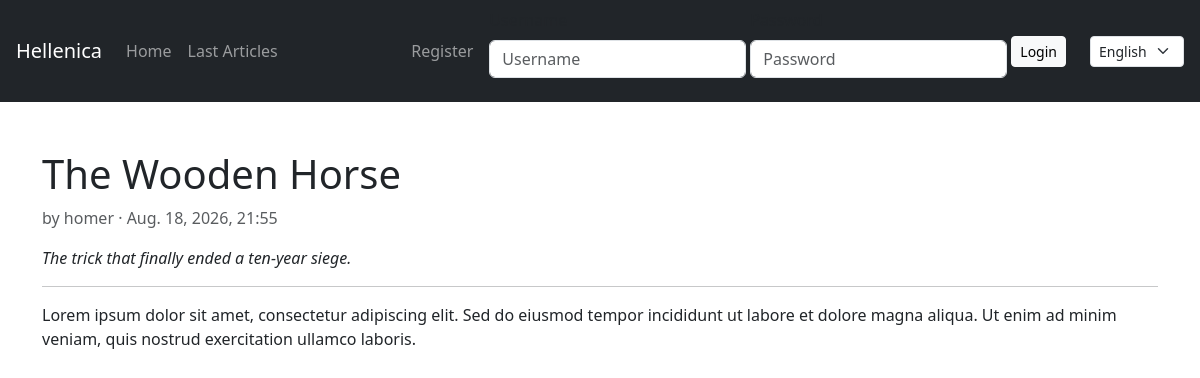
/en/articles/2/, run on the app's committed database.
### articles/models.py (models this page shows, shortened)
class Article(models.Model):
    title = models.CharField(max_length=64)
    author = models.ForeignKey(
        settings.AUTH_USER_MODEL,
        on_delete=models.CASCADE,
        related_name='articles',
    )
    created = models.DateTimeField(auto_now_add=True)
    synopsis = models.CharField(max_length=312)
    content = models.TextField()
    class Meta:
        ordering = ['-created']

### articles/views.py (the view)
# urls.py: path('articles/<int:pk>/', views.ArticleDetailView.as_view(), name='article_detail'),
class ArticleDetailView(DetailView):
    model = Article
    template_name = 'articles/article_detail.html'
    context_object_name = 'article'

### articles/context_processors.py (called while the page is built)
def login_form(request):
    return {'login_form': AuthenticationForm(request)}

### templates/articles/article_detail.html (shortened to what this page needs)
{% extends "base.html" %}
{% block content %}
    <h1>{{ article.title }}</h1>
    <p class="text-muted">
        by {{ article.author.username }} &middot; {{ article.created|date:"N j, Y, H:i" }}
    </p>
    <p class="fst-italic">{{ article.synopsis }}</p>
    <hr>
    <p style="white-space: pre-line;">{{ article.content }}</p>
{% endblock %}

### data on the page
Article: title "The Wooden Horse", author.username "homer", created "Aug. 18, 2026, 21:55", synopsis "The trick that finally ended a ten-year siege.", content "Lorem ipsum dolor sit amet, consectetur adipiscing elit. Sed do eiusmod tempor incididunt ut labore et dolore magna aliqua. Ut enim ad minim veniam, quis nostrud exercitation ullamco laboris."

### other printed values
form field language "English"
